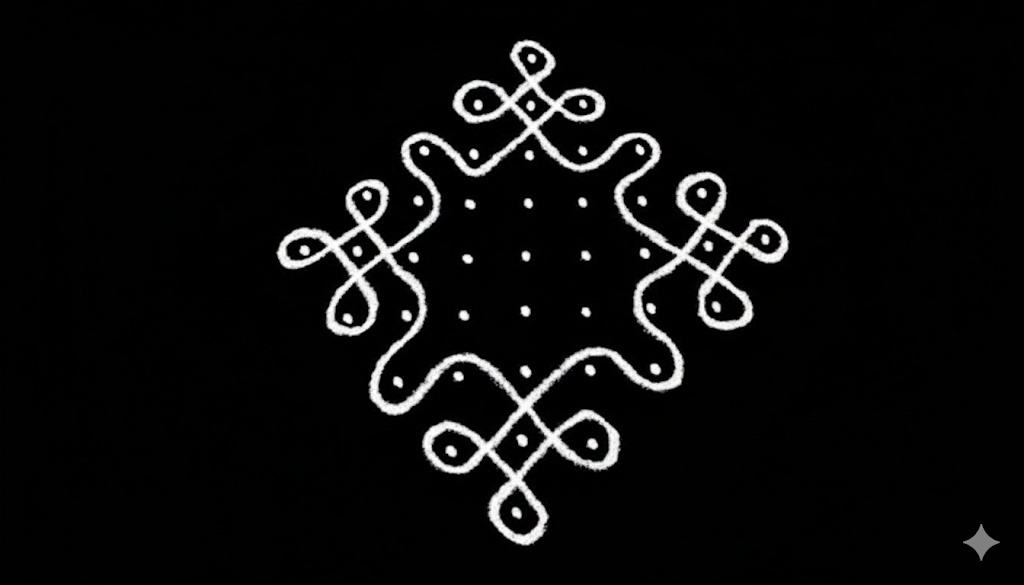
#> input picture kolamAnalyze/BlackKolam.png, 1024 x 585 px
$ python -i dotExtract.py   (imports and definitions only)
#> lines starting #> are read from the running program, lines starting #| are printed output that depends on the picture; after the words box and inside, x2 and y2 are one past the last pixel; in counts of white or black regions, pixels touching at a corner belong together
#> in count_dots, image is the input picture: shape (585, 1024, 3); mean B, G, R 12.9, 13, 13
#| Image shape: (585, 1024, 3)
import cv2
import numpy as np
import matplotlib.pyplot as plt
from sklearn.cluster import DBSCAN
import math
import google.generativeai as genai
import os
from PIL import Image
import matplotlib.pyplot as plt

# --- Gemini API Configuration ---
# [6 lines not run here, left out]

# --- Your ImprovedKolamDotDetector Class ---
class ImprovedKolamDotDetector:
    def __init__(self):
        self.detected_dots = []
        self.grid_spacing = None

    def preprocess_image(self, image):
        if len(image.shape) == 3:
            gray = cv2.cvtColor(image, cv2.COLOR_BGR2GRAY)
        else:
            gray = image.copy()

        blurred = cv2.GaussianBlur(gray, (5, 5), 0)
        clahe = cv2.createCLAHE(clipLimit=2.0, tileGridSize=(8,8))
        enhanced = clahe.apply(blurred)
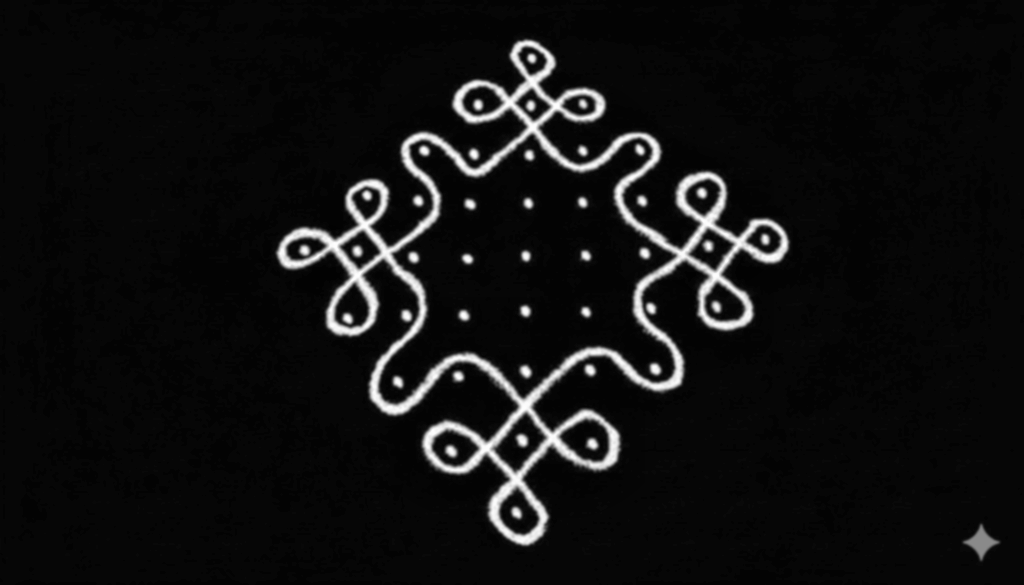
#> enhanced: shape (585, 1024); min 2, max 254, mean 17.3

        return enhanced

    def filter_edge_dots(self, dots, image_shape, margin_percent=0.05):
        h, w = image_shape[:2]
        margin_x = int(w * margin_percent)
        margin_y = int(h * margin_percent)

        filtered = []
        for x, y, r in dots:
            if margin_x < x < (w - margin_x) and margin_y < y < (h - margin_y):
                filtered.append((x, y, r))

        print(f"Edge filtering: {len(dots)} -> {len(filtered)} dots (removed {len(dots) - len(filtered)} edge dots)")
        return filtered

    def remove_duplicates_improved(self, dots, min_distance_factor=2.0):
        if len(dots) == 0:
            return []

        avg_radius = np.mean([r for _, _, r in dots])
        min_distance = int(avg_radius * min_distance_factor)

        print(f"Using min_distance = {min_distance} (avg_radius = {avg_radius:.1f})")

        dots_array = np.array([(x, y) for x, y, r in dots])

        clustering = DBSCAN(eps=min_distance, min_samples=1).fit(dots_array)
        labels = clustering.labels_

        unique_dots = []
        for label in set(labels):
            if label == -1:
                continue
            cluster_mask = labels == label
            cluster_dots = [dots[i] for i in range(len(dots)) if cluster_mask[i]]

            if len(cluster_dots) > 0:
                x_coords = [dot[0] for dot in cluster_dots]
                y_coords = [dot[1] for dot in cluster_dots]
                radii = [dot[2] for dot in cluster_dots]

                median_x = int(np.median(x_coords))
                median_y = int(np.median(y_coords))
                median_r = int(np.median(radii))

                unique_dots.append((median_x, median_y, median_r))

        print(f"Duplicate removal: {len(dots)} -> {len(unique_dots)} dots (removed {len(dots) - len(unique_dots)} duplicates)")
        return unique_dots

    def detect_dots_hough_circles(self, image, min_radius=3, max_radius=25):
        preprocessed = self.preprocess_image(image)

        circles = cv2.HoughCircles(
            preprocessed,
            cv2.HOUGH_GRADIENT,
            dp=1,
            minDist=20,
            param1=50,
            param2=35,
            minRadius=min_radius,
            maxRadius=max_radius
        )
#> circles = [[703.5, 194.5, 17.2], [767.5, 240.5, 13]]

        dots = []
        if circles is not None:
            circles = np.round(circles[0, :]).astype("int")
#> circles = [[704, 194, 17], [768, 240, 13]]
            for (x, y, r) in circles:
                dots.append((x, y, r))
#> this loop made 2 passes
#> after the loop, dots = [(704, 194, 17), (768, 240, 13)]

        print(f"Hough circles detected: {len(dots)} dots")
#| Hough circles detected: 2 dots
        return dots

    def detect_dots_blob_detection(self, image):
        preprocessed = self.preprocess_image(image)

        params = cv2.SimpleBlobDetector_Params()
        params.filterByArea = True
        params.minArea = 20
        params.maxArea = 250
        params.filterByCircularity = True
        params.minCircularity = 0.75
        params.filterByConvexity = True
        params.minConvexity = 0.8
        params.filterByInertia = True
        params.minInertiaRatio = 0.6

        detector = cv2.SimpleBlobDetector_create(params)
        keypoints = detector.detect(preprocessed)
#> keypoints = ()

        dots = []
        for kp in keypoints:
            x, y = int(kp.pt[0]), int(kp.pt[1])
            r = int(kp.size / 2)
            dots.append((x, y, r))
#> this loop made 0 passes
#> after the loop, dots = []

        print(f"Blob detection found: {len(dots)} dots")
#| Blob detection found: 0 dots
        return dots

    # [35 lines left out: function detect_dots_contour_based, not called in this run]

    def estimate_grid_spacing(self, dots):
        if len(dots) < 4:
            return None

        points = [(x, y) for x, y, r in dots]
        distances = []

        for i in range(len(points)):
            for j in range(i + 1, len(points)):
                dist = math.sqrt((points[i][0] - points[j][0])**2 +
                                 (points[i][1] - points[j][1])**2)
                distances.append(dist)

        distances.sort()

        hist, bins = np.histogram(distances, bins=30)
        max_freq_idx = np.argmax(hist)
        estimated_spacing = (bins[max_freq_idx] + bins[max_freq_idx + 1]) / 2

        return estimated_spacing

    def conservative_hybrid_detection(self, image):
        print("\n=== Conservative Hybrid Detection ===")

        hough_dots = self.detect_dots_hough_circles(image)
        blob_dots = self.detect_dots_blob_detection(image)
#> blob_dots = []

        hough_filtered = self.filter_edge_dots(hough_dots, image.shape, margin_percent=0.08)
#> the loop in filter_edge_dots, `for x, y, r in dots:` made 2 passes
#> after the loop in filter_edge_dots, `for x, y, r in dots:`: filtered = [(704, 194, 17), (768, 240, 13)]
#| Edge filtering: 2 -> 2 dots (removed 0 edge dots)
#> hough_filtered = [(704, 194, 17), (768, 240, 13)]
        blob_filtered = self.filter_edge_dots(blob_dots, image.shape, margin_percent=0.08)
#| Edge filtering: 0 -> 0 dots (removed 0 edge dots)
#> blob_filtered = []

        all_dots = hough_filtered + blob_filtered
#> all_dots = [(704, 194, 17), (768, 240, 13)]
        print(f"Combined detections: {len(all_dots)} dots")
#| Combined detections: 2 dots

        unique_dots = self.remove_duplicates_improved(all_dots, min_distance_factor=1.8)
#> in remove_duplicates_improved, `avg_radius = np.mean([r for _, _, r in dots])`: avg_radius = 15
#> in remove_duplicates_improved, `min_distance = int(avg_radius * min_distance_factor)`: min_distance = 27
#| Using min_distance = 27 (avg_radius = 15.0)
#> in remove_duplicates_improved, `dots_array = np.array([(x, y) for x, y, r in dots])`: dots_array = [[704, 194], [768, 240]]
#> in remove_duplicates_improved, `labels = clustering.labels_`: labels = [0, 1]
#> the loop in remove_duplicates_improved, `for label in set(labels):` made 2 passes
#> (cluster_mask, x_coords, y_coords, radii, median_x, median_y, median_r) on passes 1 to 2: ([True, False], [704], [194], [17], 704, 194, 17), ([False, True], [768], [240], [13], 768, 240, 13)
#> after the loop in remove_duplicates_improved, `for label in set(labels):`: unique_dots = [(704, 194, 17), (768, 240, 13)]
#| Duplicate removal: 2 -> 2 dots (removed 0 duplicates)
#> unique_dots = [(704, 194, 17), (768, 240, 13)]
        self.grid_spacing = self.estimate_grid_spacing(unique_dots)

        return unique_dots

    def count_dots(self, image_path, method='conservative_hybrid', visualize=True):
        image = cv2.imread(image_path)
        if image is None:
            print(f"Error: Could not load image from {image_path}")
            return 0

        print(f"Image shape: {image.shape}")

        if method == 'hough':
            dots = self.filter_edge_dots(self.detect_dots_hough_circles(image), image.shape)
            dots = self.remove_duplicates_improved(dots)
        elif method == 'blob':
            dots = self.filter_edge_dots(self.detect_dots_blob_detection(image), image.shape)
            dots = self.remove_duplicates_improved(dots)
        elif method == 'contour':
            dots = self.filter_edge_dots(self.detect_dots_contour_based(image), image.shape)
            dots = self.remove_duplicates_improved(dots)
        elif method == 'conservative_hybrid':
            dots = self.conservative_hybrid_detection(image)
#> dots = [(704, 194, 17), (768, 240, 13)]
        else:
            print(f"Unknown method: {method}")
            return 0

        self.detected_dots = dots
#> self.detected_dots = [(704, 194, 17), (768, 240, 13)]
        dot_count = len(dots)
#> dot_count = 2

        print(f"\n=== FINAL RESULT ===")
        print(f"Total dots detected: {dot_count}")
#| Total dots detected: 2

        if visualize:
            self.visualize_results(image, dots, dot_count)

        return dot_count

    def visualize_results(self, image, dots, count):
#> called with count = 2
        result_image = image.copy()
        for i, (x, y, r) in enumerate(dots):
            cv2.circle(result_image, (x, y), r, (0, 255, 0), 2)
            cv2.circle(result_image, (x, y), 2, (0, 0, 255), -1)
            cv2.putText(result_image, str(i+1), (x+r+5, y),
                        cv2.FONT_HERSHEY_SIMPLEX, 0.4, (255, 0, 0), 1)
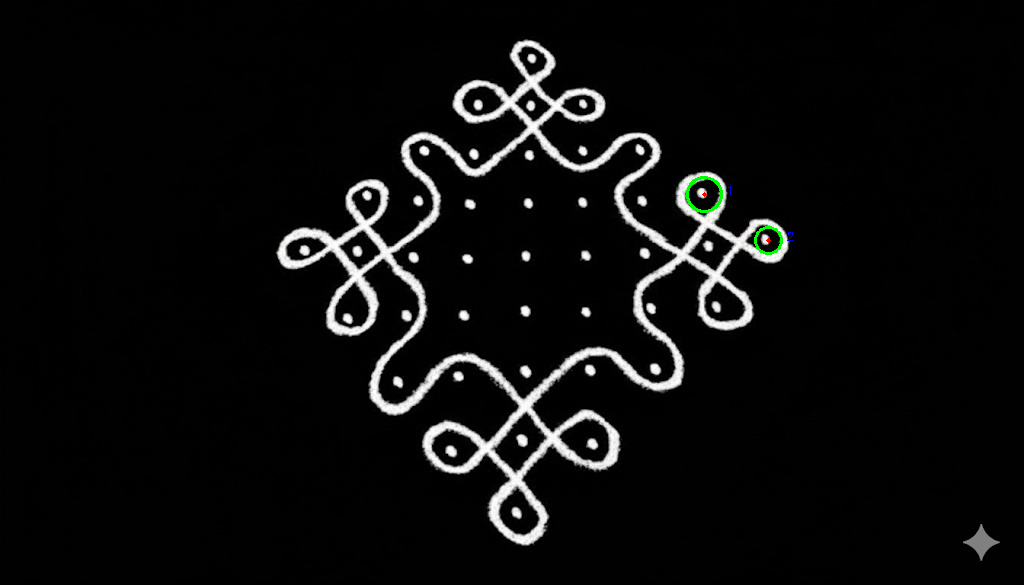
#> result_image: shape (585, 1024, 3); 0.1% of pixels changed, all inside (x1, y1, x2, y2) = (686, 176, 794, 255)

        cv2.putText(result_image, f'Total Dots: {count}', (10, 30),
                    cv2.FONT_HERSHEY_SIMPLEX, 1, (0, 255, 255), 2)
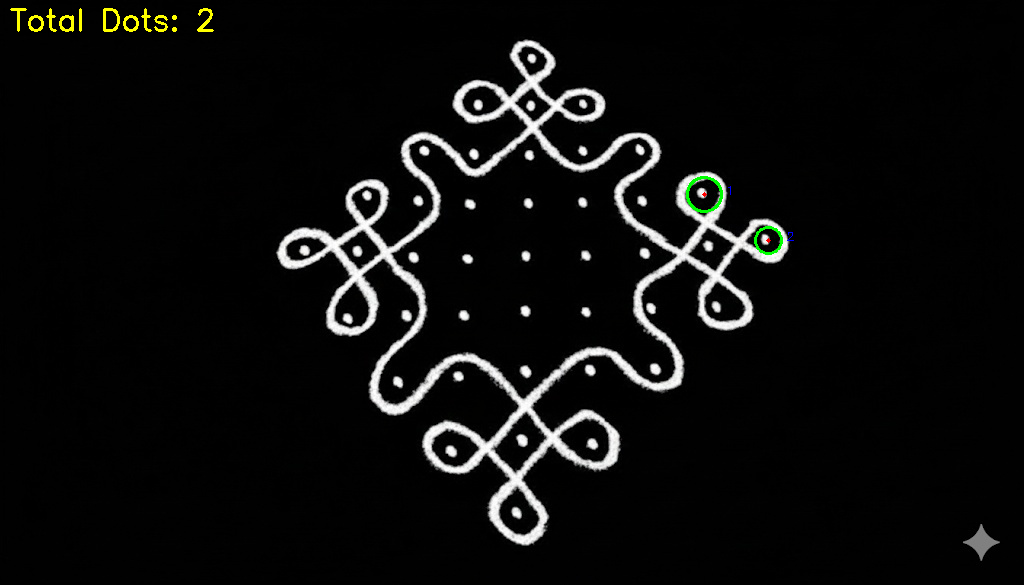
#> result_image: shape (585, 1024, 3); 0.21% of pixels changed, all inside (x1, y1, x2, y2) = (10, 8, 214, 32)

        if self.grid_spacing:
            cv2.putText(result_image, f'Grid Spacing: {self.grid_spacing:.1f}px',
                        (10, 70), cv2.FONT_HERSHEY_SIMPLEX, 0.7, (0, 255, 255), 2)

        plt.figure(figsize=(15, 10))
        plt.subplot(1, 2, 1)
        plt.imshow(cv2.cvtColor(image, cv2.COLOR_BGR2RGB))
        plt.title('Original Image')
        plt.axis('off')

        plt.subplot(1, 2, 2)
        plt.imshow(cv2.cvtColor(result_image, cv2.COLOR_BGR2RGB))
        plt.title(f'Detected Dots (Count: {count})')
        plt.axis('off')

        plt.tight_layout()
        plt.show()
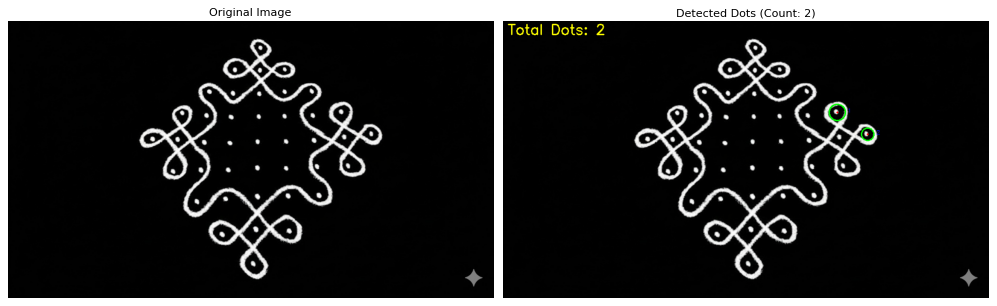
#> figure drawn by matplotlib, 2 panels

    # [103 lines left out: functions save_results, change_background_to_black, not called in this run]

# --- Main execution block ---
# --- Main execution block ---
# [43 lines not run here, left out]

>>> result = ImprovedKolamDotDetector().count_dots('BlackKolam.png')
#> result = 2
